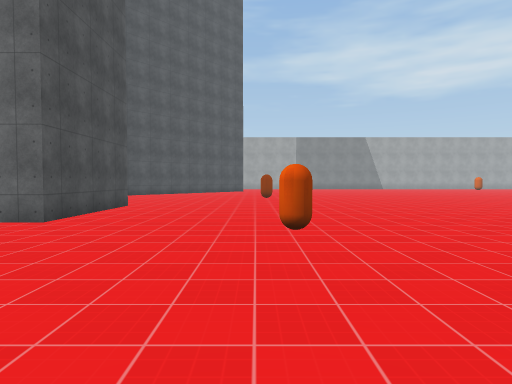
View 1 (above)

24 first-person views from a walk through a Unity game level. The camera is 1.5 m above the floor, tilts 2° down and sees 75° across. The floor is counted in squares, 2 m on a side. Each view is taken from the middle of a square. On the plan, view 1 faces up. The plan holds only what a view shows up to about 11 squares ahead; the rest is blank. The place goes on beyond the plan. Surface patterns are stand-ins for the level's own textures.

View 2
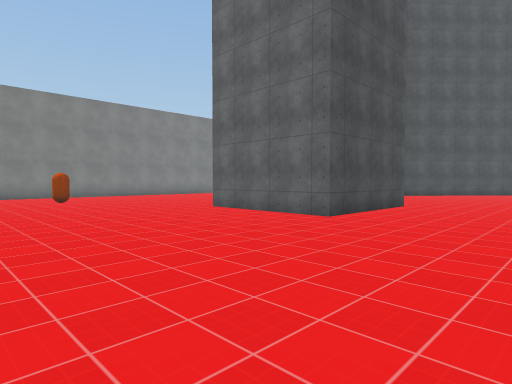

View 3
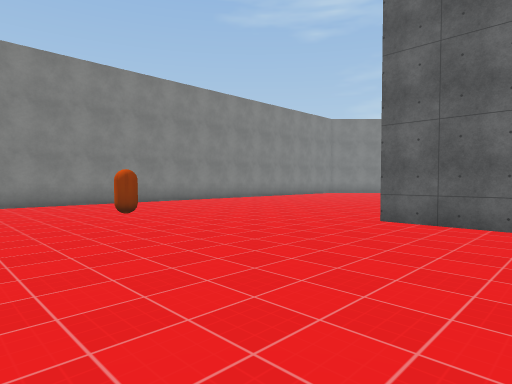

View 4
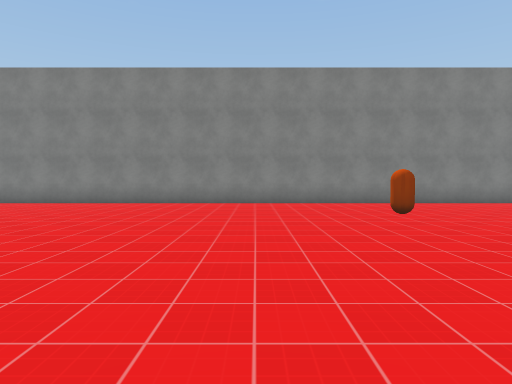

View 5
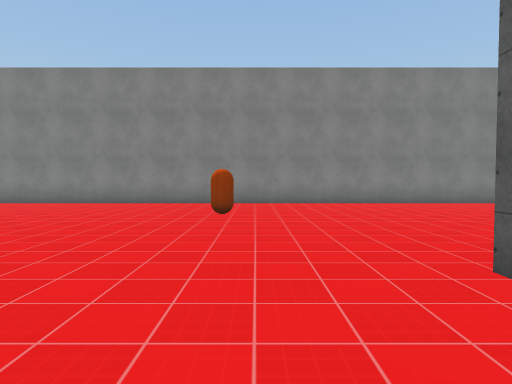

View 6
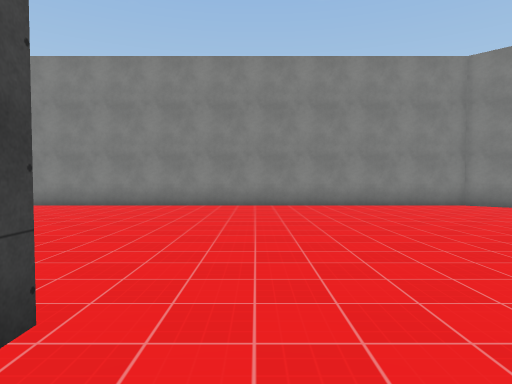

View 7
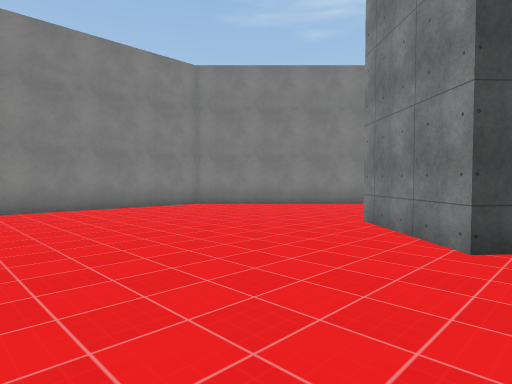

View 8
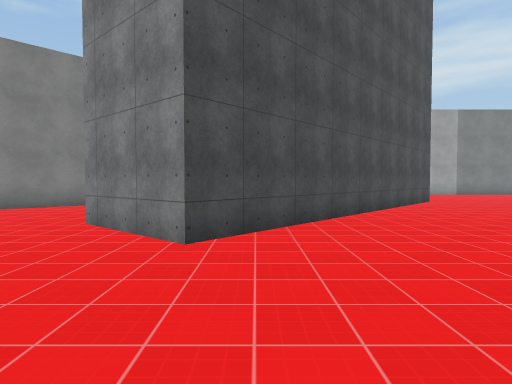

View 9
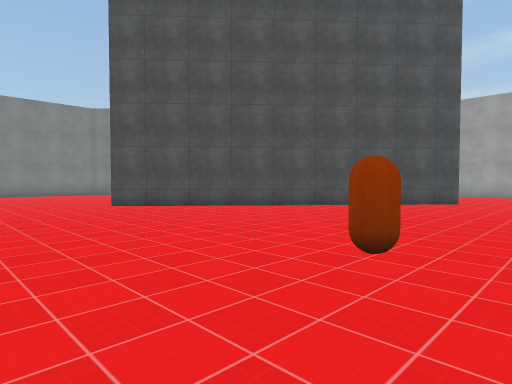

View 10
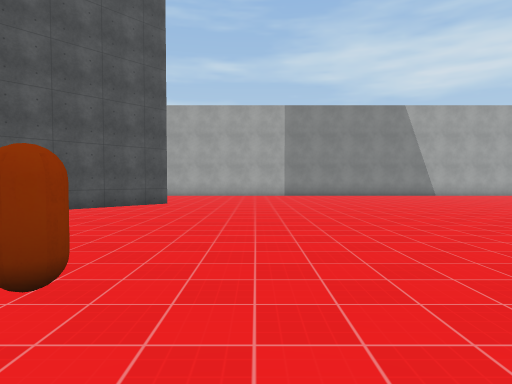

View 11
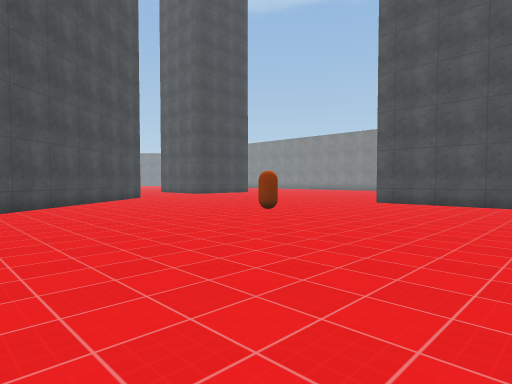

View 12
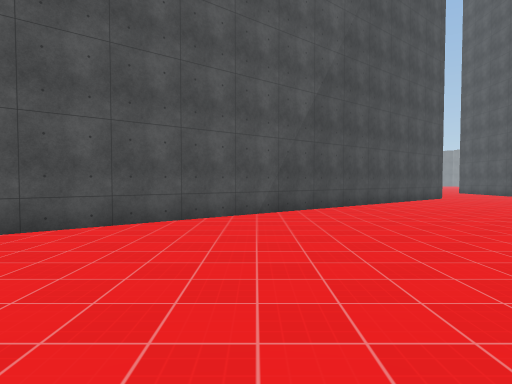

View 13
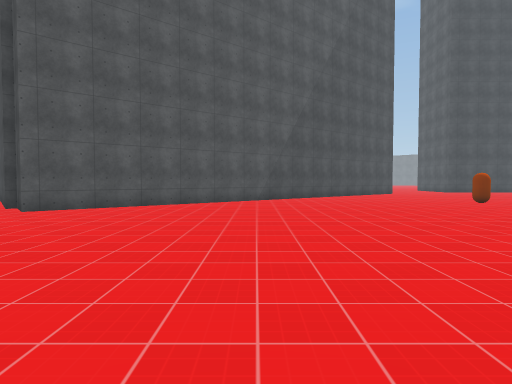

View 14
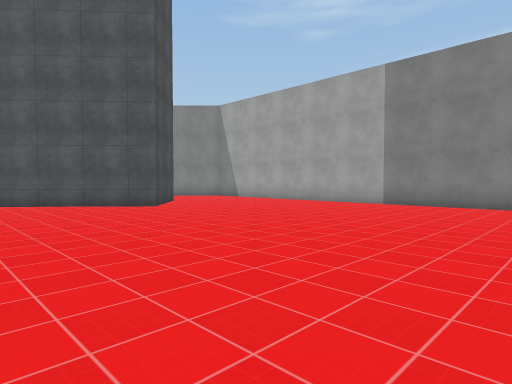

View 15
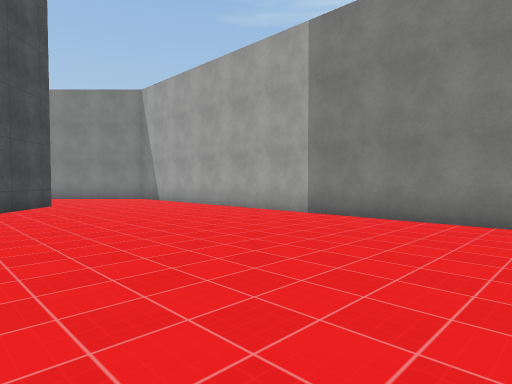

View 16
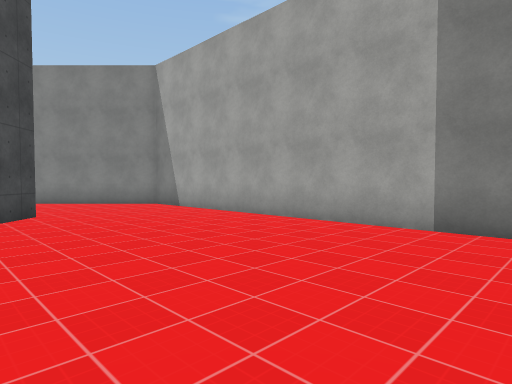

View 17
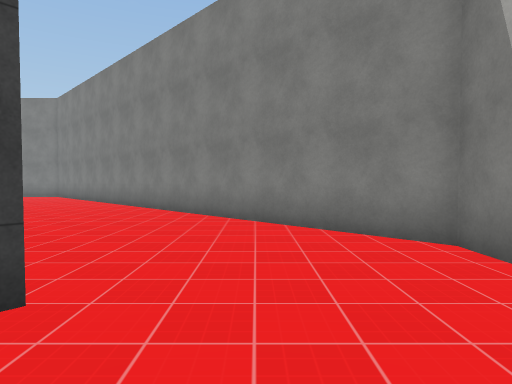

View 18
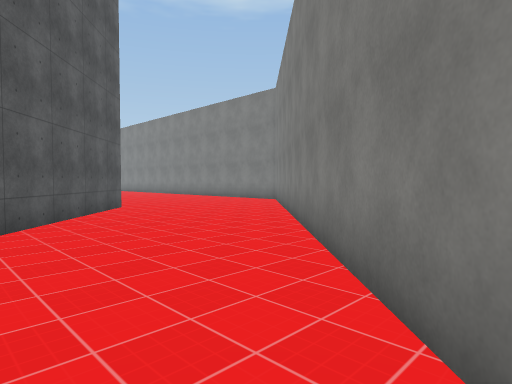

View 19
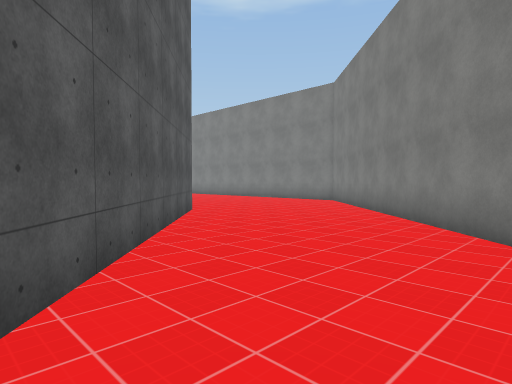

View 20
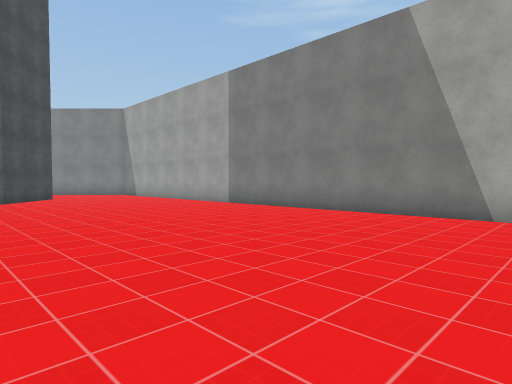

View 21
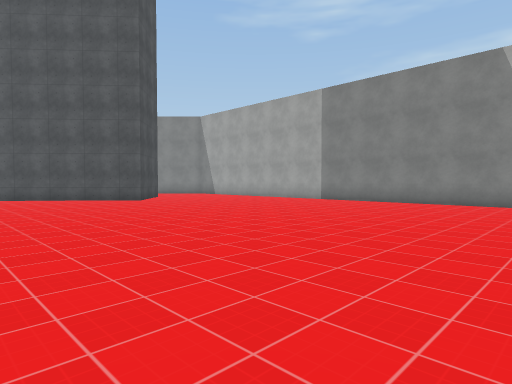

View 22
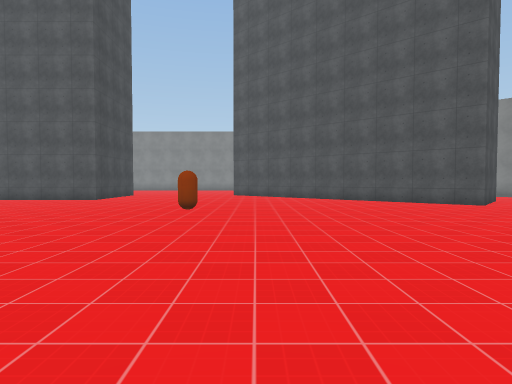

View 23
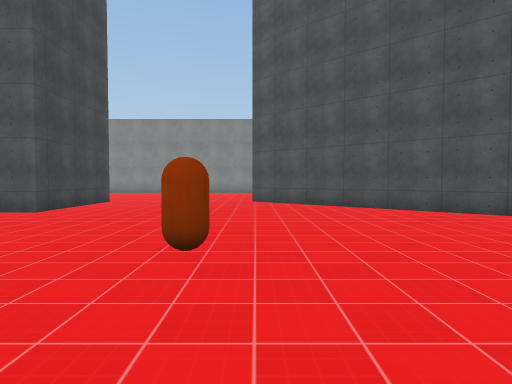

View 24
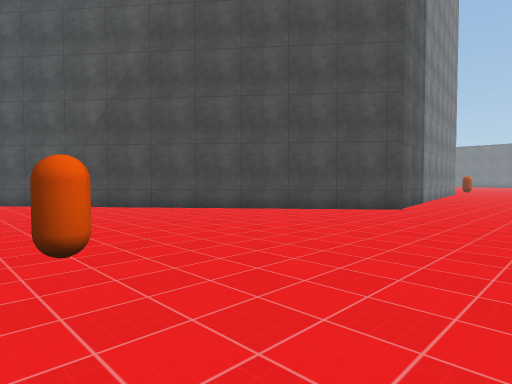

### Floor plan
Points are (right, up) in squares from view 1. A wall is a line through its corners. A room is listed if a view was taken in it or the views show most of it. See-through windows are left out.
Room 1 (views 1, 2, 3, 4, 5, 6, 7, 8, 9, 10, 11, 12, 13, 14, 15, 16, 17, 18, 19, 20, 21, 22, 23, 24)
walls: (-7.8, 9.9) (-3.8, 9.9) (-3.8, 5.9) (-7.8, 5.9); (0.3, -2.8) (12.6, 7.3); (0.9, -5.8) (0.5, -2.9); (-3.1, 24.7) (-0.9, 22.8) (-7.8, 14.9) (-9.9, 16.7) (-5.2, 22.1); (11.1, 28.3) (-4.8, 28.3) (-15.9, 17.2) (-15.9, -8.4)
objects: capsule (-12, 3); capsule (0, 14); capsule (1, 5)

Where each view was taken, in squares from view 1:
view 1: 0 up, 0 right, facing up
view 2: 0 up, 0 right, facing up-left
view 3: 0 up, 5 left, facing up-left
view 4: 0 up, 5 left, facing left
view 5: 4 up, 5 left, facing left
view 6: 11 up, 6 left, facing left
view 7: 11 up, 7 left, facing up-left
view 8: 11 up, 7 left, facing up
view 9: 11 up, 2 right, facing up-left
view 10: 12 up, 2 right, facing up
view 11: 11 up, 7 right, facing down-left
view 12: 11 up, 8 right, facing down
view 13: 16 up, 8 right, facing down
view 14: 18 up, 8 right, facing up-left
view 15: 22 up, 8 right, facing up-left
view 16: 23 up, 5 right, facing up-left
view 17: 26 up, 1 left, facing left
view 18: 26 up, 6 left, facing down-left
view 19: 24 up, 5 left, facing down-left
view 20: 21 up, 12 right, facing up-left
view 21: 17 up, 11 right, facing up-left
view 22: 16 up, 9 right, facing left
view 23: 15 up, 4 right, facing left
view 24: 6 up, 3 left, facing down-right
